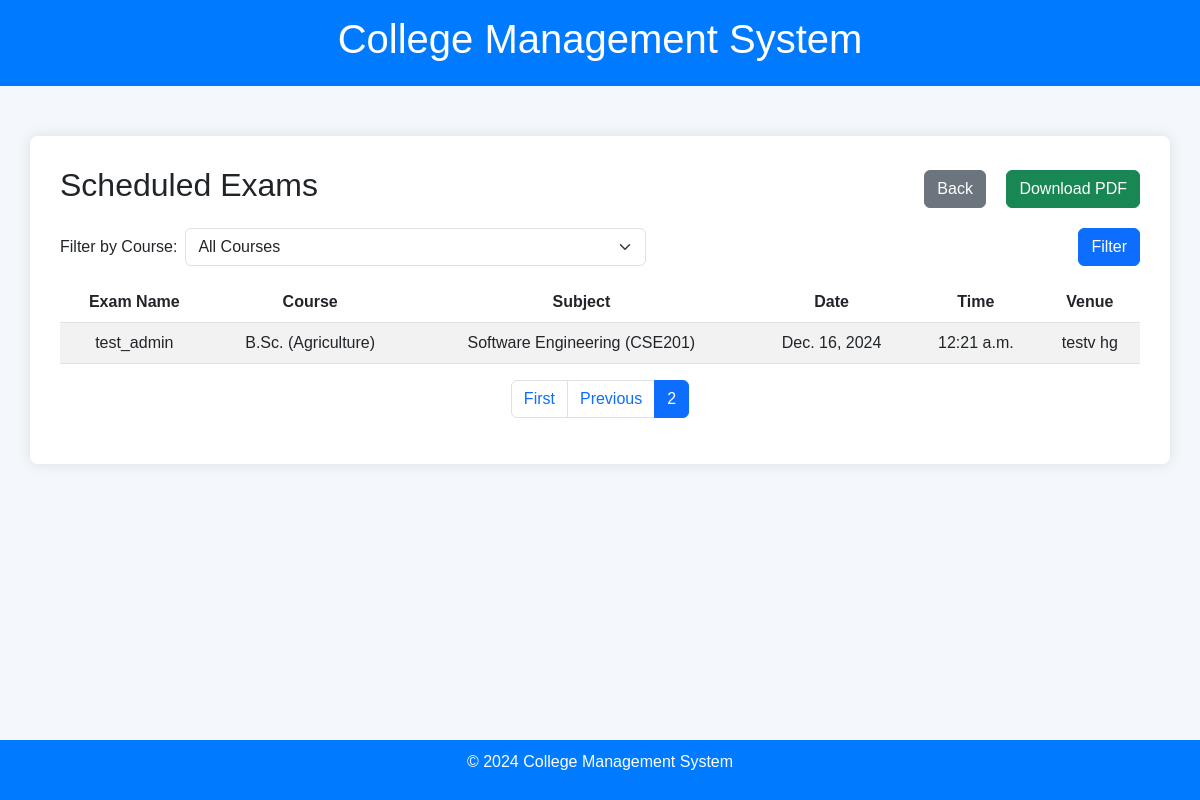
The page /view_exams/?page=2 on the database as committed earlier.
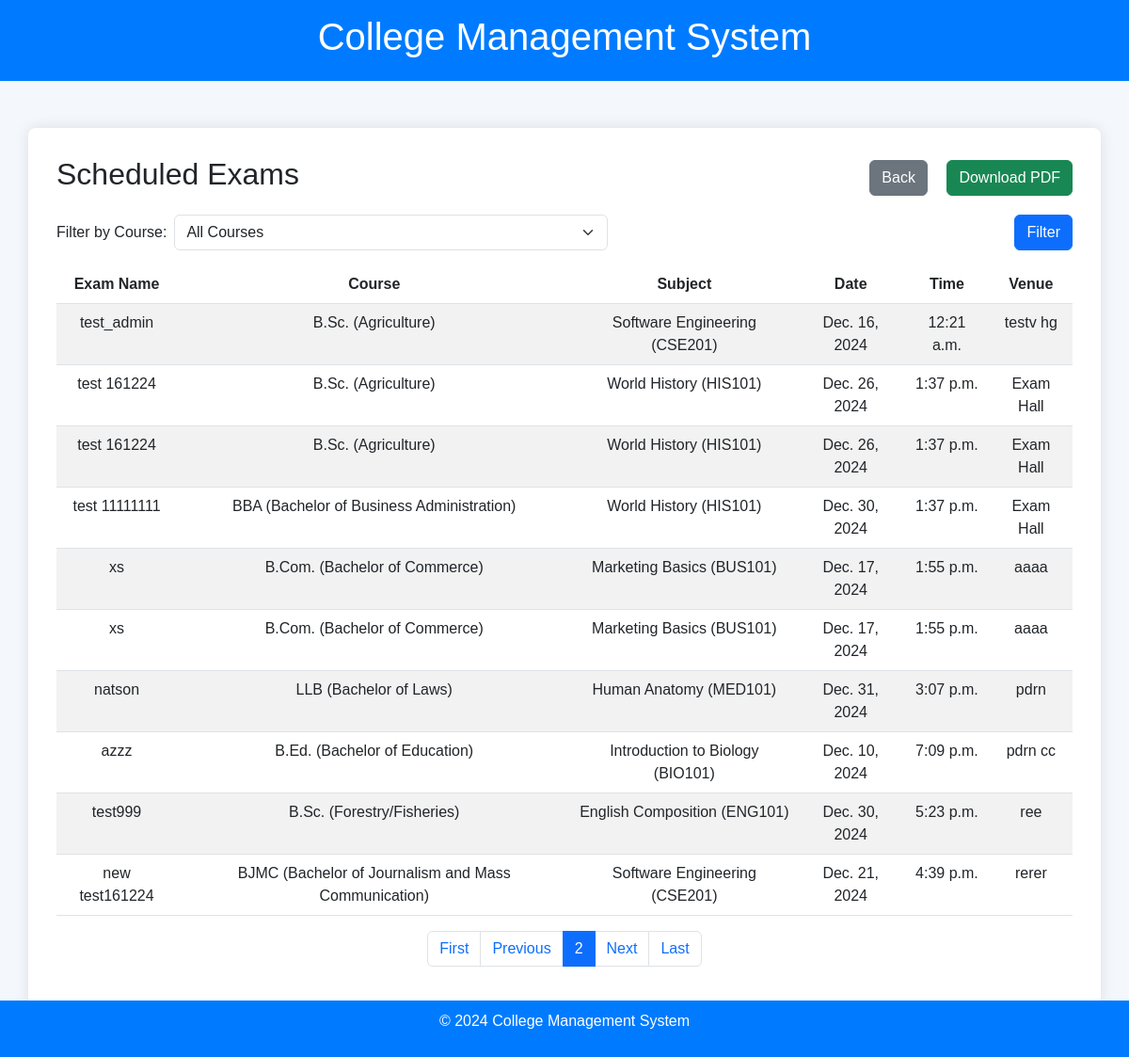
The same page on the database as committed later.
### core/models.py (models this page shows, shortened)
class Exam(models.Model):
    exam_name = models.CharField(max_length=255)
    date = models.DateField()
    time = models.TimeField()
    venue = models.CharField(max_length=255)
    course11 = models.ForeignKey('Course1', on_delete=models.CASCADE)
    subjects = models.ForeignKey('Courses', on_delete=models.CASCADE)
    seating_arrangement = models.TextField(blank=True, help_text="Details about seating arrangement")

class Course1(models.Model):
    name = models.CharField(max_length=255)
    description = models.TextField(blank=True, null=True)
    def __str__(self):
        return self.name

class Courses(models.Model):
    name = models.CharField(max_length=255)
    code = models.CharField(max_length=20, unique=True)
    description = models.TextField(blank=True)
    credit_hours = models.IntegerField()
    duration_weeks = models.IntegerField()
    department = models.CharField(max_length=100)  # Can be replaced with a ForeignKey to a Department model
    def __str__(self):
        return f"{self.name} ({self.code})"

### core/views.py (the view)
# urls.py: path('view_exams/', views.view_exams, name='view_exams'),
def view_exams(request):
    courses = Course1.objects.all()
    selected_course_id = request.GET.get('course')
    if selected_course_id and selected_course_id != 'all':
        exams = Exam.objects.filter(course11_id=selected_course_id)
    else:
        exams = Exam.objects.all()
    paginator = Paginator(exams, 10)  # 10 exams per page
    page_number = request.GET.get('page')
    exams_page = paginator.get_page(page_number)
    context = {
        'exams': exams_page,
        'courses': courses,
        'selected_course_id': selected_course_id,  # To preserve filter state
    }
    return render(request, 'exams/view_exams.html', context)

### core/templates/exams/view_exams.html (shortened to what this page needs)
<!DOCTYPE html>
<html lang="en">
<head>
    <link href="https://cdn.jsdelivr.net/npm/bootstrap@5.3.0-alpha1/dist/css/bootstrap.min.css" rel="stylesheet">
</head>
<body>
    <header>
        <div class="container">
            <h1>College Management System</h1>
        </div>
    </header>
    <div class="container content-section">
        <div class="exam-table">
            <div class="d-flex justify-content-between align-items-center mb-3">
                <h2 class="text-center">Scheduled Exams</h2>
                <div>
                    <a href="javascript:history.back()" class="btn btn-secondary">Back</a>
                    <button id="downloadPdf" class="btn btn-success ms-3">Download PDF</button>
                </div>
            </div>
            <form method="GET" class="mb-3 d-flex justify-content-between">
                <div class="d-flex align-items-center">
                    <label for="filter" class="me-2">Filter by Course:</label>
                    <select name="course" id="filter" class="form-select w-auto">
                        <option value="all">All Courses</option>
                    </select>
                </div>
                <button type="submit" class="btn btn-primary">Filter</button>
            </form>
            <table class="table table-striped" id="examTable">
                <thead>
                    <tr>
                        <th>Exam Name</th>
                        <th>Course</th>
                        <th>Subject</th>
                        <th>Date</th>
                        <th>Time</th>
                        <th>Venue</th>
                    </tr>
                </thead>
                <tbody>
                    {% for exam in exams %}
                    <tr>
                        <td>{{ exam.exam_name }}</td>
                        <td>{{ exam.course11 }}</td>
                        <td>{{ exam.subjects }}</td>
                        <td>{{ exam.date }}</td>
                        <td>{{ exam.time }}</td>
                        <td>{{ exam.venue }}</td>
                    </tr>
                    {% empty %}
                    <tr>
                        <td colspan="6" class="text-center">No exams scheduled</td>
                    </tr>
                    {% endfor %}
                </tbody>
            </table>
            <nav>
                <ul class="pagination">
                    {% if exams.has_previous %}
                    <li class="page-item">
                        <a class="page-link" href="?page=1">First</a>
                    </li>
                    <li class="page-item">
                        <a class="page-link" href="?page={{ exams.previous_page_number }}">Previous</a>
                    </li>
                    {% endif %}
                    <li class="page-item active">
                        <span class="page-link">{{ exams.number }}</span>
                    </li>
                    {% if exams.has_next %}
                    <li class="page-item">
                        <a class="page-link" href="?page={{ exams.next_page_number }}">Next</a>
                    </li>
                    <li class="page-item">
                        <a class="page-link" href="?page={{ exams.paginator.num_pages }}">Last</a>
                    </li>
                    {% endif %}
                </ul>
            </nav>
        </div>
    </div>
    <footer>
        <p>© 2024 College Management System</p>
    </footer>
</body>
</html>

Rows that differ between the two databases and show on the page:
added Exam: exam_name "test 161224", course11 "B.Sc. (Agriculture)", subjects "World History (HIS101)", date "Dec. 26, 2024", time "1:37 p.m.", venue "Exam Hall"
added Exam: exam_name "test 161224", course11 "B.Sc. (Agriculture)", subjects "World History (HIS101)", date "Dec. 26, 2024", time "1:37 p.m.", venue "Exam Hall"
added Exam: exam_name "test 11111111", course11 "BBA (Bachelor of Business Administration)", subjects "World History (HIS101)", date "Dec. 30, 2024", time "1:37 p.m.", venue "Exam Hall"
added Exam: exam_name "xs", course11 "B.Com. (Bachelor of Commerce)", subjects "Marketing Basics (BUS101)", date "Dec. 17, 2024", time "1:55 p.m.", venue "aaaa"
added Exam: exam_name "xs", course11 "B.Com. (Bachelor of Commerce)", subjects "Marketing Basics (BUS101)", date "Dec. 17, 2024", time "1:55 p.m.", venue "aaaa"
added Exam: exam_name "natson", course11 "LLB (Bachelor of Laws)", subjects "Human Anatomy (MED101)", date "Dec. 31, 2024", time "3:07 p.m.", venue "pdrn"
added Exam: exam_name "azzz", course11 "B.Ed. (Bachelor of Education)", subjects "Introduction to Biology (BIO101)", date "Dec. 10, 2024", time "7:09 p.m.", venue "pdrn cc"
added Exam: exam_name "test999", course11 "B.Sc. (Forestry/Fisheries)", subjects "English Composition (ENG101)", date "Dec. 30, 2024", time "5:23 p.m.", venue "ree"
added Exam: exam_name "new test161224", course11 "BJMC (Bachelor of Journalism and Mass Communication)", subjects "Software Engineering (CSE201)", date "Dec. 21, 2024", time "4:39 p.m.", venue "rerer"
Other text that changed with them:
text now shown: "Next Last"
